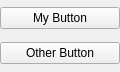
<ui version="4.0" >
 <class>Form</class>
 <widget class="QWidget" name="Form" >
  <property name="geometry" >
   <rect>
    <x>0</x>
    <y>0</y>
    <width>120</width>
    <height>72</height>
   </rect>
  </property>
  <property name="windowTitle" >
   <string>Form</string>
  </property>
  <widget class="QWidget" name="" >
   <property name="geometry" >
    <rect>
     <x>0</x>
     <y>0</y>
     <width>120</width>
     <height>72</height>
    </rect>
   </property>
   <layout class="QVBoxLayout" >
    <property name="margin" >
     <number>0</number>
    </property>
    <property name="spacing" >
     <number>6</number>
    </property>
    <item>
     <widget class="QPushButton" name="pushButton" >
      <property name="text" >
       <string>My Button</string>
      </property>
     </widget>
    </item>
    <item>
     <widget class="QPushButton" name="pushButton_2" >
      <property name="text" >
       <string>Other Button</string>
      </property>
     </widget>
    </item>
   </layout>
  </widget>
 </widget>
 <resources/>
 <connections/>
</ui>
